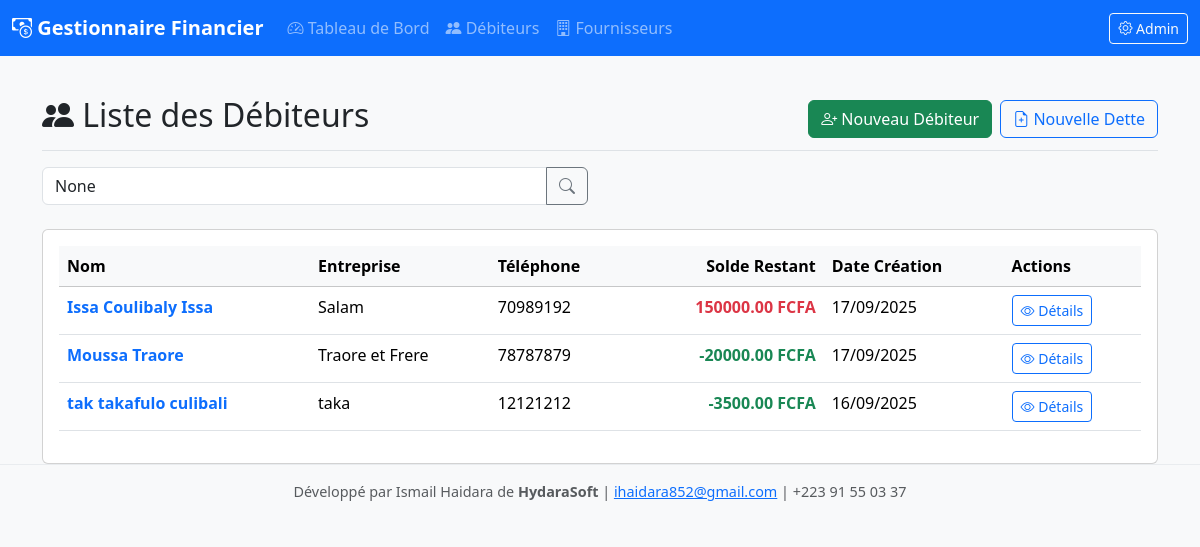
Screenshot of /debiteurs/ with the database file from the repository.
### core/models.py (models this page shows, shortened)
class Debtor(models.Model):
    first_name = models.CharField(max_length=100, verbose_name="prénom")
    last_name = models.CharField(max_length=100, verbose_name="nom")
    company = models.CharField(max_length=200, blank=True, null=True, verbose_name="entreprise")
    email = models.EmailField(blank=True, null=True, verbose_name="adresse e-mail")
    phone = models.CharField(max_length=30, blank=True, null=True, verbose_name="numéro de téléphone")
    address = models.TextField(blank=True, null=True, verbose_name="adresse")
    created_at = models.DateTimeField(auto_now_add=True, verbose_name="date de création")
    updated_at = models.DateTimeField(auto_now=True, verbose_name="date de modification")
    class Meta:
        verbose_name = "Débiteur"
        verbose_name_plural = "Débiteurs"
        ordering = ['-created_at'] # Newest debtors first
    def get_remaining_balance(self):
        total_debt = sum(debt.amount for debt in self.debts.all())
        total_paid = sum(payment.amount for debt in self.debts.all() for payment in debt.payments.all())
        return total_debt - total_paid

class Debt(models.Model):
    debtor = models.ForeignKey(Debtor, on_delete=models.CASCADE, related_name='debts', verbose_name="débiteur")
    amount = models.DecimalField(max_digits=10, decimal_places=2, verbose_name="montant")
    description = models.TextField(verbose_name="description")
    date_incurred = models.DateField(verbose_name="date de la dette")
    created_at = models.DateTimeField(auto_now_add=True)
    updated_at = models.DateTimeField(auto_now=True)
    class Meta:
        verbose_name = "Dette"
        verbose_name_plural = "Dettes"
        ordering = ['-date_incurred'] # Most recent debts first

class Payment(models.Model):
    debt = models.ForeignKey(Debt, on_delete=models.CASCADE, related_name='payments', verbose_name="dette")
    amount = models.DecimalField(max_digits=10, decimal_places=2, verbose_name="montant payé")
    date_paid = models.DateField(verbose_name="date de paiement")
    notes = models.TextField(blank=True, null=True, verbose_name="notes")
    created_at = models.DateTimeField(auto_now_add=True)
    updated_at = models.DateTimeField(auto_now=True)
    class Meta:
        verbose_name = "Paiement"
        verbose_name_plural = "Paiements"
        ordering = ['-date_paid'] # Most recent payments first

### core/views.py (the view, shortened to what this page needs)
# urls.py: path('debiteurs/', views.debtor_list, name='debtor-list'),
def debtor_list(request):
    query = request.GET.get('q')
    all_debtors = Debtor.objects.all().annotate(
        total_debt_amount=Coalesce(Sum('debts__amount'), Value(0, output_field=DecimalField())),
        total_paid_amount=Coalesce(Sum('debts__payments__amount'), Value(0, output_field=DecimalField())),
        remaining_balance=F('total_debt_amount') - F('total_paid_amount')
    ).order_by('-created_at')
    context = {'debtors': all_debtors, 'query': query}
    return render(request, 'core/debtor_list.html', context)

### core/templates/core/debtor_list.html (shortened to what this page needs)
{% extends "core/base.html" %}
{% block content %}
<div class="d-flex justify-content-between flex-wrap align-items-center pt-3 pb-2 mb-3 border-bottom">
<h1 class="h2">
    <i class="bi bi-people-fill"></i> Liste des Débiteurs
</h1>
    <div class="btn-toolbar mb-2 mb-md-0">
        <a href="{% url 'debtor-create' %}" class="btn btn-success me-2">
            <i class="bi bi-person-plus"></i> Nouveau Débiteur
        </a>
        <a href="{% url 'debt-create' %}" class="btn btn-outline-primary">
            <i class="bi bi-file-earmark-plus"></i> Nouvelle Dette
        </a>
    </div>
</div>
<div class="row mb-4">
    <div class="col-md-6">
        <form method="get" action="{% url 'debtor-list' %}">
            <div class="input-group">
                <input type="text" class="form-control" placeholder="Rechercher un débiteur..."
                       name="q" value="{{ query }}" aria-label="Search">
                <button class="btn btn-outline-secondary" type="submit">
                    <i class="bi bi-search"></i>
                </button>
            </div>
        </form>
    </div>
</div>
<div class="card">
    <div class="card-body">
        <div class="table-responsive">
            <table class="table table-hover">
                <thead class="table-light">
                    <tr>
                        <th>Nom</th>
                        <th>Entreprise</th>
                        <th>Téléphone</th>
                        <th class="text-end">Solde Restant</th>
                        <th>Date Création</th>
                        <th>Actions</th>
                    </tr>
                </thead>
                <tbody>
                    {% for debtor in debtors %}
                    <tr>
                        <td>
                            <a href="{% url 'debtor-detail' debtor.id %}" class="text-decoration-none">
                                <strong>{{ debtor.first_name }} {{ debtor.last_name }}</strong>
                            </a>
                        </td>
                        <td>{{ debtor.company|default:"-" }}</td>
                        <td>{{ debtor.phone|default:"-" }}</td>
            <td class="text-end fw-bold {% if debtor.get_remaining_balance > 0 %}text-danger{% else %}text-success{% endif %}">
                {{ debtor.get_remaining_balance }} FCFA</td>
                <td>{{ debtor.created_at|date:"d/m/Y" }}</td>
                        <td>
                            <a href="{% url 'debtor-detail' debtor.id %}" class="btn btn-sm btn-outline-primary">
                                <i class="bi bi-eye"></i> Détails
                            </a>
                        </td>
                    </tr>
                    {% endfor %}
                </tbody>
            </table>
        </div>
    </div>
</div>
{% endblock %}

### core/templates/core/base.html (shortened to what this page needs)
<!DOCTYPE html>
<html lang="fr">
<head>
    <link href="https://cdn.jsdelivr.net/npm/bootstrap@5.3.2/dist/css/bootstrap.min.css" rel="stylesheet">
    <link rel="stylesheet" href="https://cdn.jsdelivr.net/npm/bootstrap-icons@1.11.1/font/bootstrap-icons.css">
</head>
<body class="bg-light">
    <nav class="navbar navbar-expand-lg navbar-dark bg-primary mb-4">
        <div class="container-fluid">
            <a class="navbar-brand fw-bold" href="{% url 'dashboard' %}">
                <i class="bi bi-cash-coin"></i> Gestionnaire Financier
            </a>
            <div class="collapse navbar-collapse" id="navbarNav">
                <ul class="navbar-nav me-auto">
                    <li class="nav-item">
                        <a class="nav-link" href="{% url 'dashboard' %}"><i class="bi bi-speedometer2"></i> Tableau de Bord</a>
                    </li>
                    <li class="nav-item">
                        <a class="nav-link" href="{% url 'debtor-list' %}"><i class="bi bi-people-fill"></i> Débiteurs</a>
                    </li>
                    <li class="nav-item">
                        <a class="nav-link" href="{% url 'supplier-list' %}"><i class="bi bi-building"></i> Fournisseurs</a>
                    </li>
                </ul>
                <a href="/admin/" class="btn btn-outline-light btn-sm" target="_blank">
                    <i class="bi bi-gear"></i> Admin
                </a>
            </div>
        </div>
    </nav>
    <main class="container">
        {% block content %}{% endblock %}
    </main>
    <footer class="footer mt-auto py-3 bg-body-tertiary">
        <div class="container">
            <span class="text-muted">
                Développé par Ismail Haidara de <strong>HydaraSoft</strong> |
                <a href="mailto:ihaidara852@gmail.com">ihaidara852@gmail.com</a> |
                +223 91 55 03 37
            </span>
        </div>
    </footer>
</body>
</html>

### core/templates/core/base.html (style rules this page uses)
.footer { margin-top: 50px; padding: 20px; text-align: center; border-top: 1px solid #e9ecef; font-size: 0.9em; color: #6c757d; }

### rows the page displays
Debtor: first_name "Issa Coulibaly", last_name "Issa", company "Salam", phone "70989192", get_remaining_balance "150000.00", created_at "17/09/2025"
Debtor: first_name "Moussa", last_name "Traore", company "Traore et Frere", phone "78787879", get_remaining_balance "-20000.00", created_at "17/09/2025"
Debtor: first_name "tak", last_name "takafulo culibali", company "taka", phone "12121212", get_remaining_balance "-3500.00", created_at "16/09/2025"
